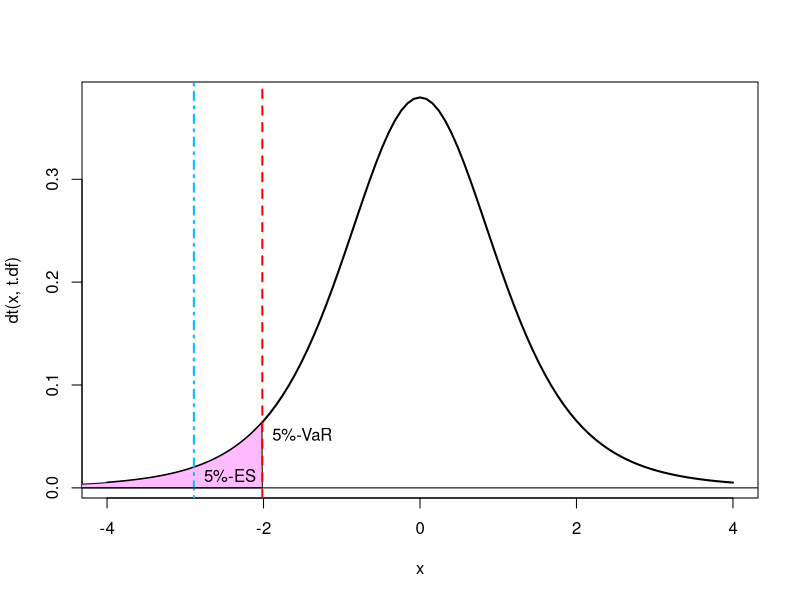

This figure's R source:
## Dale W.R. Rosenthal, 2018
## You are free to distribute and use this code so long as you attribute
## it to me or cite the text.
## The legal disclaimer in _A Quantitative Primer on Investments with R_
## applies to this code.  Use or distribution without these comment lines
## is forbidden.

alpha <- 0.05  # probability mass in the loss tail
t.df <- 5      # degrees of freedom for the t-distribution

# Calculate VaR (inverse CDF) and expected shortfall (numeric integration)
value.at.risk <- qt(alpha, df=t.df)
t5.mean.integrand <- function(x) { x*dt(x,t.df)}
ex.shortfall <- 1/alpha*integrate(t5.mean.integrand, lower=-Inf,
                                  upper=value.at.risk)[["value"]]

curve(dt(x, t.df), xlim=c(-4,4), lwd=2)  # plot the t-distribution

# Setup for drawing a filled-in area under the curve
x.seq <- seq(-5, value.at.risk, 0.01)
y.seq <- dt(x.seq, t.df)
cord.x <- c(-5, x.seq, value.at.risk)
cord.y <- c(0, y.seq, 0)
polygon(cord.x, cord.y, col="plum1")  # and draw the filled-in area

abline(v=value.at.risk, lty=2, lwd=2, col="red")  # add a vertical line at the VaR
abline(v=ex.shortfall, lty=4, lwd=2, col="deepskyblue")   # add a vertical line at the ES
abline(h=0)
text(x=-2.015, y=0.05, "5%-VaR", pos=4)  # Add text notes near...
text(x=-2.890, y=0.01, "5%-ES", pos=4)   # ...the vertical lines
